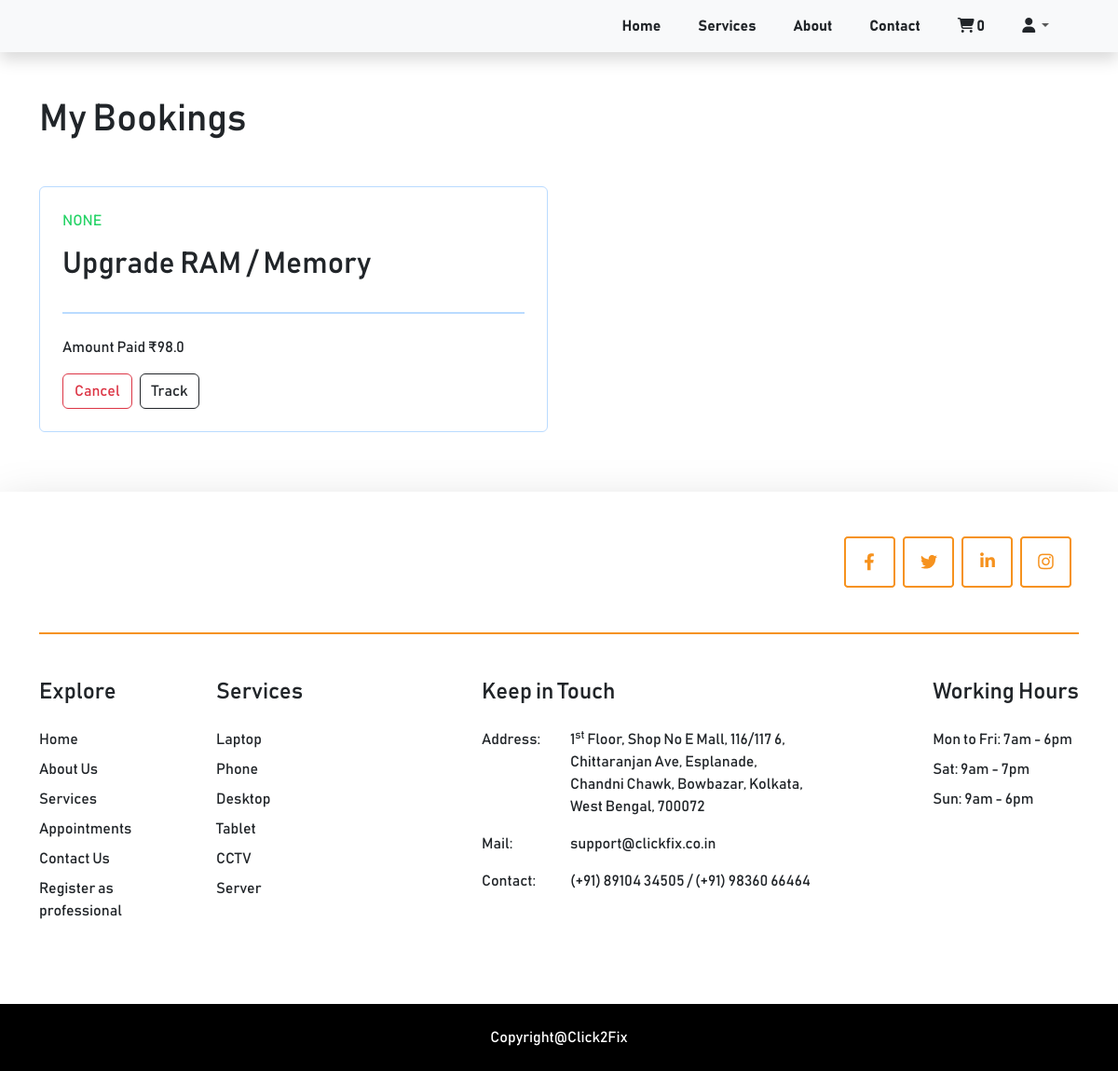
/bookings/ (signed in), run on an earlier commit of the app's database.
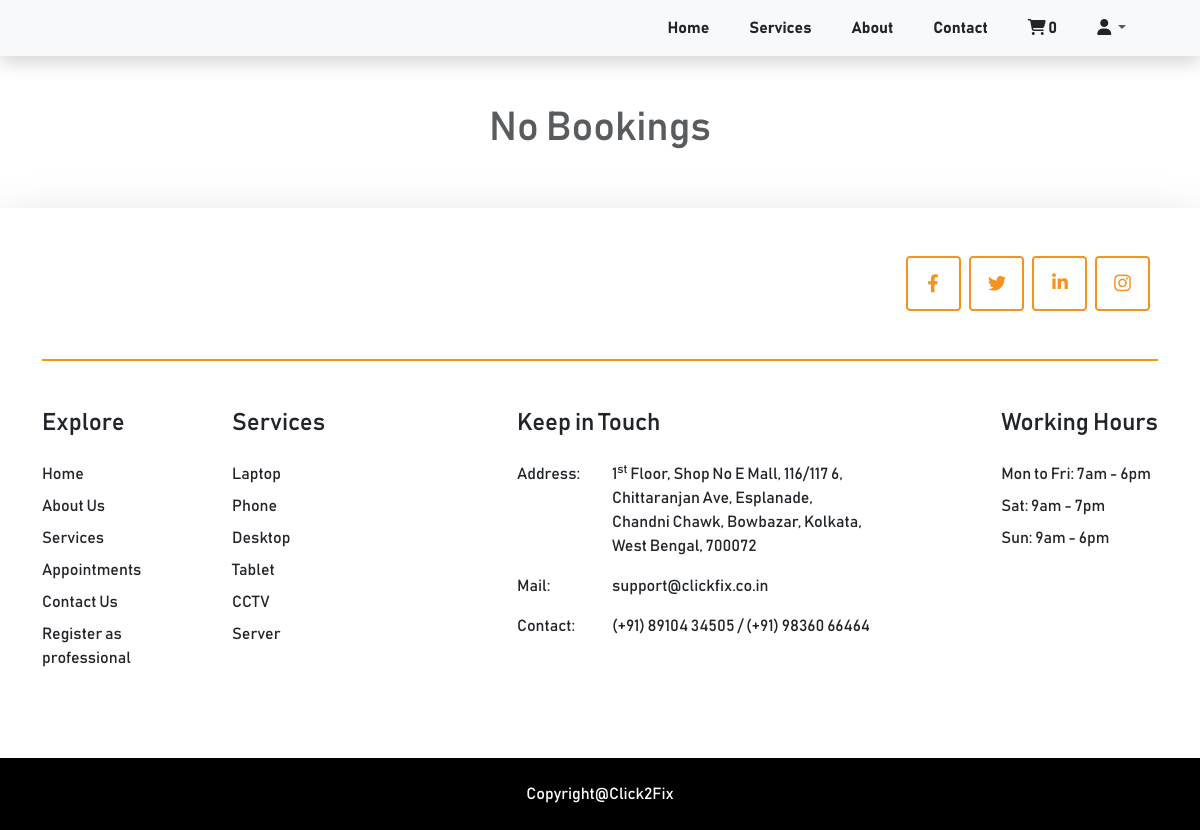
And on a later commit of the database.
### razorpayAPI/models.py (models this page shows, shortened)
class OrderItem(models.Model):
    class Meta:
        verbose_name_plural = 'Order Items'
    TIME_SLOTS = (
        ("10am-12pm", "10am-12pm"),
        ("12pm-2pm", "12pm-2pm"),
        ("2pm-4pm", "2pm-4pm"),
        ("4pm-7pm", "4pm-7pm"),
    )
    order = models.ForeignKey(Order, on_delete=models.CASCADE, related_name="orderitems")
    sub_service = models.ForeignKey(SubServices, on_delete=models.CASCADE)
    quantity = models.IntegerField(default=0)
    start_date = models.DateField(null=True)
    time_slot = models.CharField(max_length=20, choices=TIME_SLOTS, default=1)
    created_at = models.DateTimeField(auto_now_add=True)
    updated_at = models.DateTimeField(auto_now=True)

class Order(models.Model):
    class Meta:
        verbose_name_plural = 'Orders'
    PAYMENT_CHOICES = (
        ('Pending', 'Pending'),
        ('Paid', 'Paid'),
        ('Failed', 'Failed'))
    BOOKING_CHOICES = (
        ('Upcoming', 'Upcoming'),
        ('Rescheduled', 'Rescheduled'),
        ('Job Completed', 'Job Completed'),
        ('Booking Not Accepted', 'Booking Not Accepted'))
    TRACKING_CHOICES = (
        ('Booked Today', 'Booked Today'),
        ('Out For Service', 'Out For Service'),
        ('Service Begun', 'Service Begun'),
        ('Service Completed', 'Service Completed'))
    user = models.ForeignKey(Profile, on_delete=models.CASCADE, null=True, blank=True)
    cart_id = models.CharField(max_length=10)
    session_id = models.CharField(max_length=100, null=True, blank=True)
    billing_details = models.OneToOneField(BillingDetails, on_delete=models.CASCADE)
    total_cost = models.FloatField(default=0.0)
    payment_status = models.CharField(max_length=20, choices=PAYMENT_CHOICES, default='Pending')
    razorpay_order_id = models.CharField(max_length=100, default="")
    razorpay_payment_id = models.CharField(max_length=100, default="")
    booking_status = models.CharField(max_length=30, choices=BOOKING_CHOICES, null=True, blank=True)
    tracking_status = models.CharField(max_length=30, choices=TRACKING_CHOICES, null=True, blank=True)
    created_at = models.DateTimeField(auto_now_add=True)
    updated_at = models.DateTimeField(auto_now=True)

### clickfix/models.py (models this page shows)
class SubServices(models.Model):
    class Meta:
        verbose_name_plural = 'Sub Services'
    service = models.ForeignKey(Services, on_delete=models.CASCADE)
    sub_service_name = models.CharField(max_length=255)
    sub_service_card_image = models.ImageField(upload_to='service_cards', help_text='Small card image on left')
    sub_service_main_image = models.ImageField(upload_to='service_cards', help_text='Big card image on Right, which we scroll')
    sub_service_price = models.FloatField(default=0)
    price_details = RichTextField(blank=True, null=True)
    description = models.TextField()
    created_at = models.DateTimeField(auto_now_add=True)
    updated_at = models.DateTimeField(auto_now=True)
    def __str__(self):
        return self.sub_service_name

### clickfix/views.py (the view)
# urls.py: path('bookings/', views.bookings, name='bookings'),
def bookings(request):
    cart = get_cart(request)
    orders_by_logged_in_user = Order.objects.filter(user=request.user)
    orders_as_a_guest = Order.objects.filter(session_id=request.session['nonuser'])
    orders = []
    for order in orders_by_logged_in_user:
        orders.append(order)
    for order in orders_as_a_guest:
        orders.append(order)
    order_items = []
    for item in orders:
        order_items += item.orderitems.all()
    data = {
        'cart': cart,
        'order_items': order_items,
    }
    return render(request, 'bookings.html', data)

### clickfix/views.py (called while the page is built)
def get_cart(request):
    try:
        if request.user.is_authenticated:
            cart = Cart.objects.get(user=request.user)
        else:
            cart = Cart.objects.get(session_id=request.session['nonuser'])
    except:
        cart = {'num_of_items': 0}
    return cart

### templates/bookings.html (shortened to what this page needs)
{% extends 'base.html' %}
{% load static %}
{% block content %}
    {% include 'includes/navbar.html' %}
    <div class="container my-5">
        {% if order_items %}
        <h1 class="mb-5">My Bookings</h1>
        {% endif %}
        <div class="row">
            {% for item in order_items %}
            <div class="col-md-6 mb-3">
                <div class="d-flex flex-column rounded p-4" style="border: 1px solid #BADBFF;">
                    <div class="d-flex flex-column">
                        <p class="text-uppercase" style="color: #25d366;">{{item.order.booking_status}}</p>
                        <h2>{{ item.sub_service }}</h2>
                    </div>
                    <div class="my-4" style="border:1px solid #BADBFF;"></div>
                    <div class="row">
                        <div class="col-md-6 col-12 mb-3">
                            <span>Amount Paid ₹{{item.order.total_cost}}</span>
                        </div>
                        <div class="col-12">
                            <div class="d-flex">
                                <button class="me-2 btn btn-outline-danger">Cancel</button>
                                <a href="{% url 'clickfix:live_tracking' %}" class="btn btn-outline-dark">Track</a>
                            </div>
                        </div>
                    </div>
                </div>
            </div>
            {% empty %}
            <h1 class="text-muted text-center">No Bookings</h1>
            {% endfor %}
        </div>
    </div>
    {% include 'includes/footer.html' %}
{% endblock %}

What changed in the data, as far as the page shows it:
removed OrderItem: order.booking_status "NONE", sub_service "Upgrade RAM / Memory", order.total_cost "98.0"
Also different on the page:
text no longer shown: "My Bookings"
text now shown: "No Bookings"
